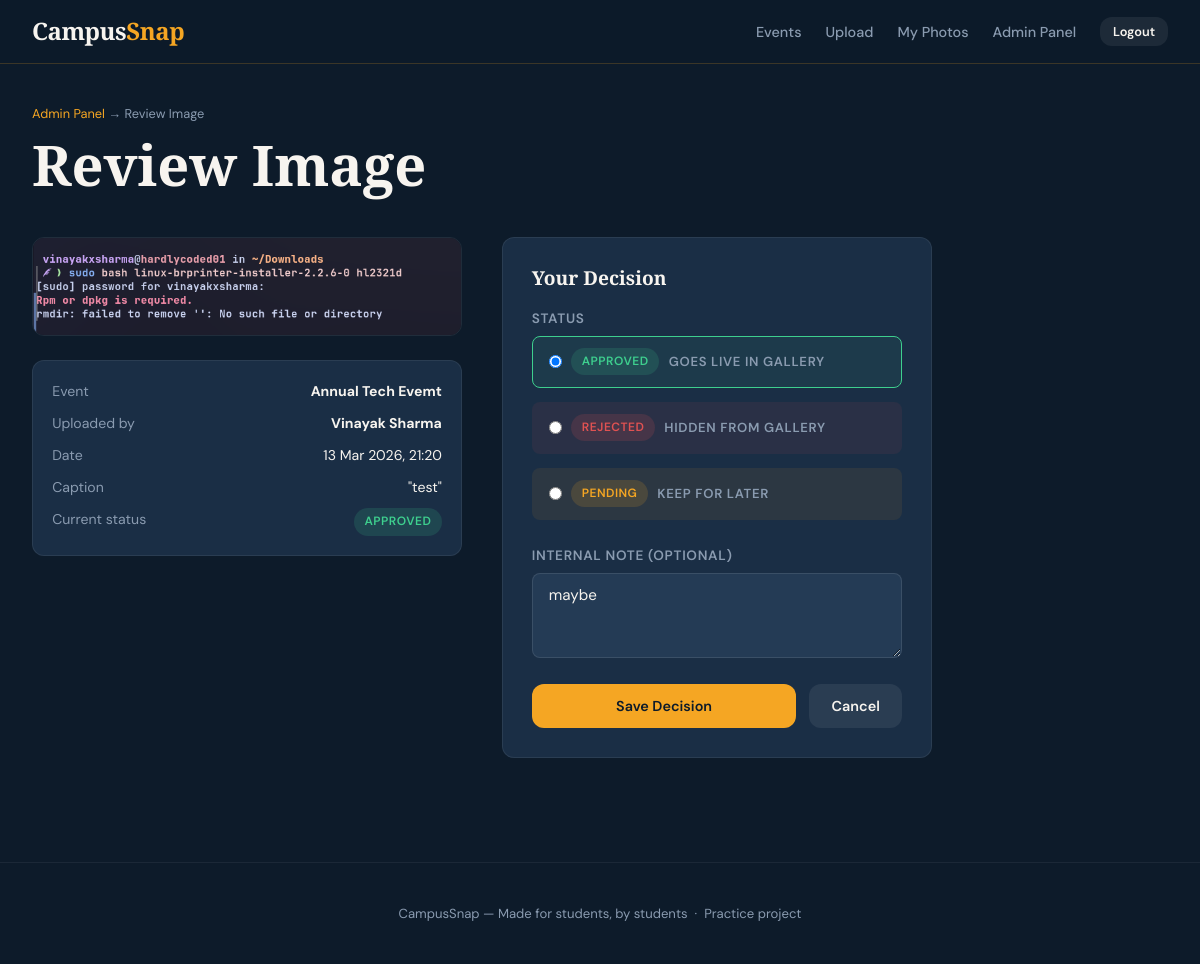
The page /admin-panel/review/1/ (signed in) on the database its author committed.
### events/models.py (models this page shows, shortened)
class EventImage(models.Model):
    STATUS_CHOICES = [
        ('pending', 'Pending Review'),
        ('approved', 'Approved'),
        ('rejected', 'Rejected'),
    ]
    event = models.ForeignKey(
        Event,
        on_delete=models.CASCADE,   # delete images if event is deleted
        related_name='images'       # lets us do event.images.all()
    )
    uploaded_by = models.ForeignKey(
        User,
        on_delete=models.SET_NULL,
        null=True,
        related_name='uploaded_images'
    )
    image = models.ImageField(upload_to='uploads/%Y/%m/%d/')
    caption = models.CharField(max_length=300, blank=True)
    status = models.CharField(
        max_length=10,
        choices=STATUS_CHOICES,
        default='pending'
    )
    uploaded_at = models.DateTimeField(auto_now_add=True)
    reviewed_at = models.DateTimeField(null=True, blank=True)
    reviewed_by = models.ForeignKey(
        User,
        on_delete=models.SET_NULL,
        null=True,
        blank=True,
        related_name='reviewed_images'
    )
    admin_note = models.TextField(
        blank=True,
        help_text='Internal note from admin (not shown to student)'
    )
    class Meta:
        ordering = ['-uploaded_at']

class Event(models.Model):
    name = models.CharField(max_length=200)
    description = models.TextField(blank=True)
    date = models.DateField()
    created_by = models.ForeignKey(
        User,
        on_delete=models.SET_NULL,   # if user deleted, keep the event
        null=True,
        related_name='events_created'
    )
    created_at = models.DateTimeField(auto_now_add=True)  # set once on creation
    is_active = models.BooleanField(default=True)
    class Meta:
        ordering = ['-date']  # newest events first

### events/views.py (the view)
# urls.py: path('admin-panel/review/<int:image_id>/', views.review_image, name='review_image'),
@login_required
@user_passes_test(is_admin)
def review_image(request, image_id):
    image = get_object_or_404(EventImage, id=image_id)
    if request.method == 'POST':
        form = AdminReviewForm(request.POST, instance=image)
        if form.is_valid():
            reviewed_image = form.save(commit=False)
            reviewed_image.reviewed_by = request.user
            reviewed_image.reviewed_at = timezone.now()
            reviewed_image.save()
            action = reviewed_image.get_status_display()
            messages.success(request, f'Image has been {action}.')
            return redirect('admin_dashboard')
    else:
        form = AdminReviewForm(instance=image)
    return render(request, 'events/review_image.html', {
        'image': image,
        'form': form,
    })

### events/forms.py
class AdminReviewForm(forms.ModelForm):
    class Meta:
        model = EventImage
        fields = ['status', 'admin_note']
        widgets = {
            'admin_note': forms.Textarea(attrs={'rows': 3, 'placeholder': 'Optional note to yourself'})
        }

### events/views.py (called while the page is built)
def is_admin(user):
    return user.is_staff or user.is_superuser

### events/templates/events/review_image.html (shortened to what this page needs)
{% extends 'events/base.html' %}
{% block content %}
<div class="page">
  <div class="page-header">
    <div class="breadcrumb">
      <a href="{% url 'admin_dashboard' %}">Admin Panel</a> → Review Image
    </div>
    <h1>Review Image</h1>
  </div>
  <div style="display:grid; grid-template-columns: 1fr 1fr; gap:2.5rem; max-width:900px;">
    <div>
      <img src="{{ image.image.url }}"
           alt="Uploaded image"
           style="width:100%; border-radius:var(--radius); border:1px solid rgba(255,255,255,0.08);">
      <div style="margin-top:1rem; background:var(--navy-mid); border-radius:var(--radius);
                  padding:1.2rem; border:1px solid rgba(255,255,255,0.07);">
        <div style="display:flex; flex-direction:column; gap:0.6rem; font-size:0.88rem;">
          <div style="display:flex; justify-content:space-between;">
            <span style="color:var(--gray);">Event</span>
            <strong>{{ image.event.name }}</strong>
          </div>
          <div style="display:flex; justify-content:space-between;">
            <span style="color:var(--gray);">Uploaded by</span>
            <strong>{{ image.uploaded_by.get_full_name|default:image.uploaded_by.username }}</strong>
          </div>
          <div style="display:flex; justify-content:space-between;">
            <span style="color:var(--gray);">Date</span>
            <span>{{ image.uploaded_at|date:"d M Y, H:i" }}</span>
          </div>
          {% if image.caption %}
          <div style="display:flex; justify-content:space-between;">
            <span style="color:var(--gray);">Caption</span>
            <span>"{{ image.caption }}"</span>
          </div>
          {% endif %}
          <div style="display:flex; justify-content:space-between;">
            <span style="color:var(--gray);">Current status</span>
            <span class="badge badge-{{ image.status }}">{{ image.get_status_display }}</span>
          </div>
        </div>
      </div>
    </div>
    <div>
      <div style="background:var(--navy-mid); border-radius:var(--radius);
                  padding:1.8rem; border:1px solid rgba(255,255,255,0.07);">
        <h3 style="margin-bottom:1.2rem;">Your Decision</h3>
        <form method="post">
          <div class="form-group">
            <label>Status</label>
            <div style="display:flex; flex-direction:column; gap:0.5rem; margin-top:0.4rem;">
              <label style="display:flex; align-items:center; gap:0.6rem; cursor:pointer;
                             background:rgba(62,207,142,0.08); border:1.5px solid transparent;
                             border-radius:8px; padding:0.7rem 1rem; transition:border-color 0.15s;"
                     id="lbl-approved">
                <input type="radio" name="status" value="approved"
                       {% if image.status == 'approved' %}checked{% endif %}
                       onchange="highlightLabel(this)">
                <span class="badge badge-approved">Approved</span>
                <span style="font-size:0.82rem; color:var(--gray);">Goes live in gallery</span>
              </label>
              <label style="display:flex; align-items:center; gap:0.6rem; cursor:pointer;
                             background:rgba(224,82,82,0.08); border:1.5px solid transparent;
                             border-radius:8px; padding:0.7rem 1rem; transition:border-color 0.15s;"
                     id="lbl-rejected">
                <input type="radio" name="status" value="rejected"
                       onchange="highlightLabel(this)">
                <span class="badge badge-rejected">Rejected</span>
                <span style="font-size:0.82rem; color:var(--gray);">Hidden from gallery</span>
              </label>
              <label style="display:flex; align-items:center; gap:0.6rem; cursor:pointer;
                             background:rgba(245,166,35,0.08); border:1.5px solid transparent;
                             border-radius:8px; padding:0.7rem 1rem; transition:border-color 0.15s;"
                     id="lbl-pending">
                <input type="radio" name="status" value="pending"
                       onchange="highlightLabel(this)">
                <span class="badge badge-pending">Pending</span>
                <span style="font-size:0.82rem; color:var(--gray);">Keep for later</span>
              </label>
            </div>
          </div>
          <div class="form-group">
            <label for="{{ form.admin_note.id_for_label }}">Internal Note (optional)</label>
            <textarea name="{{ form.admin_note.html_name }}"
                      id="{{ form.admin_note.id_for_label }}"
                      class="form-control"
                      rows="3"
                      placeholder="Private note — not shown to student">{{ form.admin_note.value|default:'' }}</textarea>
          </div>
          <div style="display:flex; gap:0.8rem;">
            <button type="submit" class="btn btn-primary" style="flex:1; justify-content:center;">
              Save Decision
            </button>
            <a href="{% url 'admin_dashboard' %}" class="btn btn-ghost">Cancel</a>
          </div>
        </form>
      </div>
    </div>
  </div>
</div>
{% endblock %}

### events/templates/events/base.html (shortened to what this page needs)
{% load static %}
<!DOCTYPE html>
<html lang="en">
<head>
  <link rel="stylesheet" href="{% static 'events/css/main.css' %}">
</head>
<body>
  <nav class="navbar">
    <a href="{% url 'home' %}" class="navbar-brand">Campus<span>Snap</span></a>
    <ul class="navbar-links">
      <li><a href="{% url 'home' %}">Events</a></li>
      {% if user.is_authenticated %}
        <li><a href="{% url 'upload_image' %}">Upload</a></li>
        <li><a href="{% url 'my_uploads' %}">My Photos</a></li>
        {% if user.is_staff %}
          <li><a href="{% url 'admin_dashboard' %}">Admin Panel</a></li>
        {% endif %}
        <li>
          <form method="post" action="{% url 'logout' %}" style="display:inline">
            <button type="submit" class="btn btn-ghost btn-sm">Logout</button>
          </form>
        </li>
      {% else %}
        <li><a href="{% url 'login' %}">Login</a></li>
        <li><a href="{% url 'register' %}" class="btn-nav">Register</a></li>
      {% endif %}
    </ul>
  </nav>
  <main>
    {% block content %}{% endblock %}
  </main>
  <footer style="text-align:center; padding: 2.5rem 1rem; color: var(--gray); font-size: 0.82rem; border-top: 1px solid rgba(255,255,255,0.06); margin-top: 4rem;">
    <p>CampusSnap &mdash; Made for students, by students &nbsp;·&nbsp; Practice project</p>
  </footer>
</body>
</html>

### events/static/events/css/main.css (style rules this page uses)
*, *::before, *::after { box-sizing: border-box; margin: 0; padding: 0; }
:root { --navy: #0d1b2a; --navy-mid: #1a2e45; --navy-light:#243b55; --amber: #f5a623; --amber-dim: #c8872a; --white: #f7f4ef; --gray: #8a9bb0; --gray-light:#e8edf3; --danger: #e05252; --success: #3ecf8e; --pending: #f5a623; --radius: 12px; --shadow: 0 4px 24px rgba(0,0,0,0.18); --transition:0.2s ease; }
html { scroll-behavior: smooth; }
body { font-family: 'DM Sans', sans-serif; background: var(--navy); color: var(--white); min-height: 100vh; line-height: 1.6; }
h1, h2, h3 { font-family: 'Playfair Display', serif; line-height: 1.15; font-weight: 700; }
h1 { font-size: clamp(2rem, 5vw, 3.5rem); }
h3 { font-size: 1.2rem; }
a { color: var(--amber); text-decoration: none; transition: opacity var(--transition); }
.navbar { background: rgba(13, 27, 42, 0.95); backdrop-filter: blur(12px); border-bottom: 1px solid rgba(245, 166, 35, 0.2); padding: 0 2rem; position: sticky; top: 0; z-index: 100; display: flex; align-items: center; justify-content: space-between; height: 64px; }
.navbar-brand { font-family: 'Playfair Display', serif; font-size: 1.5rem; font-weight: 900; color: var(--white); letter-spacing: -0.5px; }
.navbar-brand span { color: var(--amber); }
.navbar-links { display: flex; align-items: center; gap: 1.5rem; list-style: none; }
.navbar-links a { color: var(--gray); font-size: 0.9rem; font-weight: 500; transition: color var(--transition); }
.btn { display: inline-flex; align-items: center; gap: 0.4rem; padding: 0.65rem 1.4rem; border-radius: var(--radius); font-family: 'DM Sans', sans-serif; font-size: 0.9rem; font-weight: 600; cursor: pointer; border: none; transition: all var(--transition); text-decoration: none; }
.btn-primary { background: var(--amber); color: var(--navy); }
.btn-ghost { background: rgba(255,255,255,0.07); color: var(--white); }
.btn-sm { padding: 0.35rem 0.8rem; font-size: 0.8rem; }
.form-group { margin-bottom: 1.2rem; }
.form-group label { display: block; font-size: 0.85rem; font-weight: 600; color: var(--gray); margin-bottom: 0.4rem; text-transform: uppercase; letter-spacing: 0.05em; }
.form-control { width: 100%; background: var(--navy-light); border: 1.5px solid rgba(255,255,255,0.1); border-radius: 8px; color: var(--white); padding: 0.7rem 1rem; font-family: 'DM Sans', sans-serif; font-size: 0.95rem; transition: border-color var(--transition); outline: none; }
.form-control::placeholder { color: var(--gray); opacity: 0.7; }
textarea.form-control { resize: vertical; min-height: 80px; }
.badge { display: inline-block; padding: 0.25rem 0.65rem; border-radius: 20px; font-size: 0.75rem; font-weight: 600; letter-spacing: 0.04em; text-transform: uppercase; }
.badge-pending { background: rgba(245,166,35,0.15); color: var(--pending); }
.badge-approved { background: rgba(62,207,142,0.15); color: var(--success); }
.badge-rejected { background: rgba(224,82,82,0.15); color: var(--danger); }
.page { padding: 2.5rem 2rem; max-width: 1200px; margin: 0 auto; }
.page-header { margin-bottom: 2.5rem; }
.page-header .breadcrumb { font-size: 0.8rem; color: var(--gray); margin-bottom: 0.5rem; }

### rows shown on the page
EventImage: image (picture), event.name "Annual Tech Evemt", uploaded_by.get_full_name "Vinayak Sharma", uploaded_at "13 Mar 2026, 21:20", caption "test", status "APPROVED", status "☑ APPROVED GOES LIVE IN GALLERY", status "☐ REJECTED HIDDEN FROM GALLERY", status "☐ PENDING KEEP FOR LATER", admin_note "maybe"
